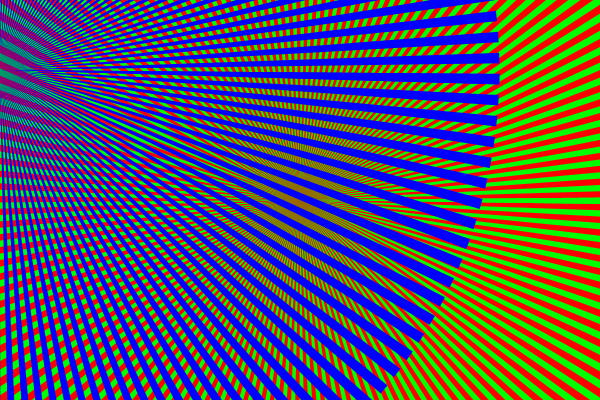
Frame 1 (no input)
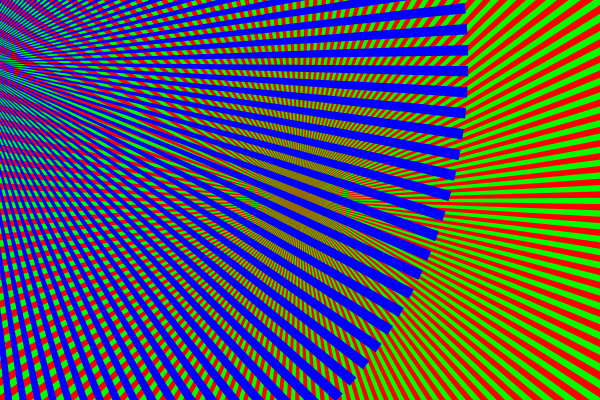
Frame 60 (the mouse pressed at the canvas centre just before this capture)
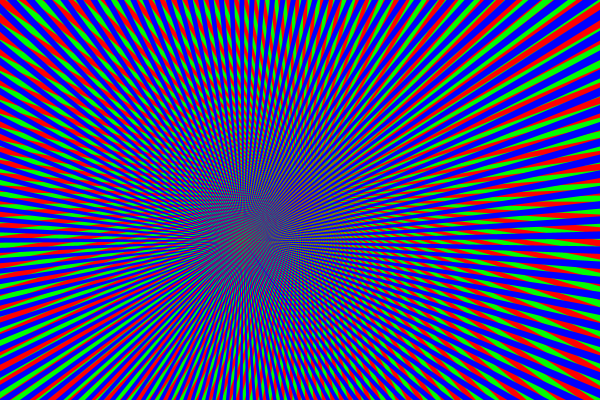
Frame 120 (the mouse held since frame 60 and released just before this capture)

The Processing sketch that drew these frames (run headless with seeded random() and noise(); from frame 60 on, the mouse is pressed at the canvas centre):

// Processing sketch: processing_79519
// ── processing_79519.pde

//chapter 7 Human Input

void setup() {
  size(600, 400);
  smooth();
  noStroke();  
}

void draw() {
  background(255, 0, 0);
  pushMatrix();
  translate(width/2, height/2);
  rotate(-TWO_PI * frameCount/800);
  fill(0, 255, 0);
  drawStar();
  popMatrix();

  pushMatrix();
  translate(mouseX, mouseY); //mouse input goes here
  rotate(TWO_PI * frameCount/800);
  translate(0, 70);
  fill(0, 0, 255);
  drawStar();
  popMatrix();  
}

void drawStar() {
  int numSpokes = 150;
  for (int i=0; i<numSpokes; i++) {
    float t0 = map(i, 0, numSpokes-1, 0, TWO_PI); 
    float t1 = t0 + (TWO_PI/(2*numSpokes));
    arc(0, 0, 1000, 1000, t0, t1);
  }
}
